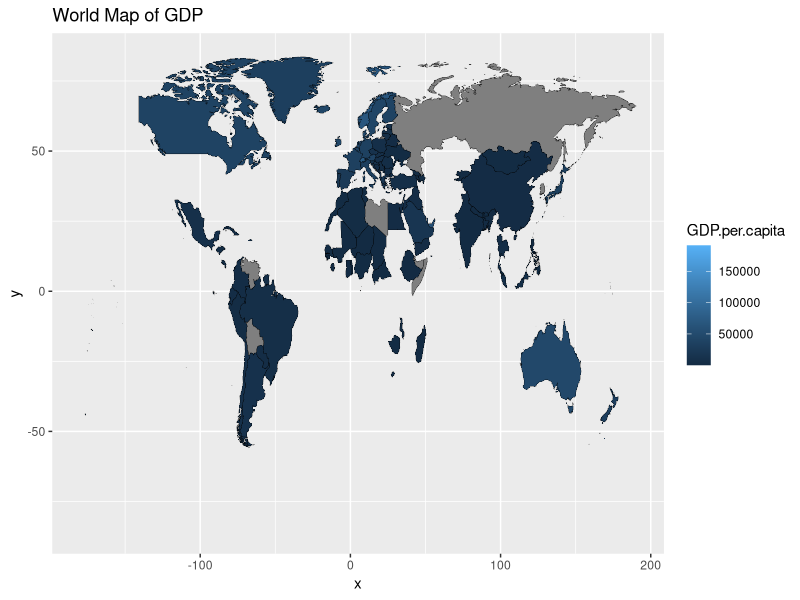
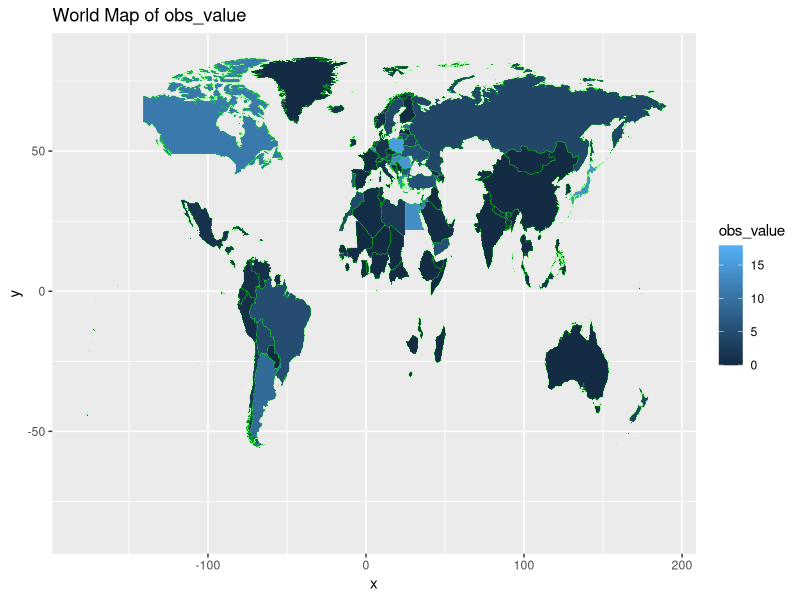
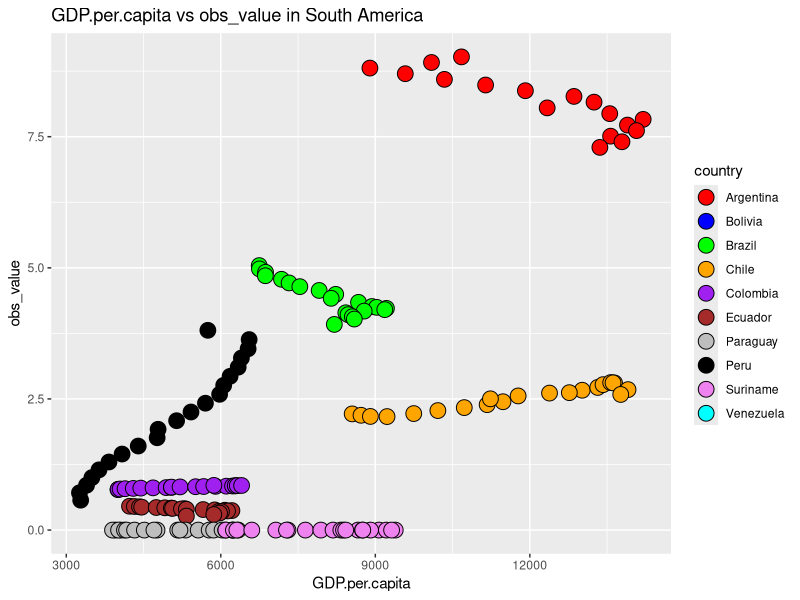
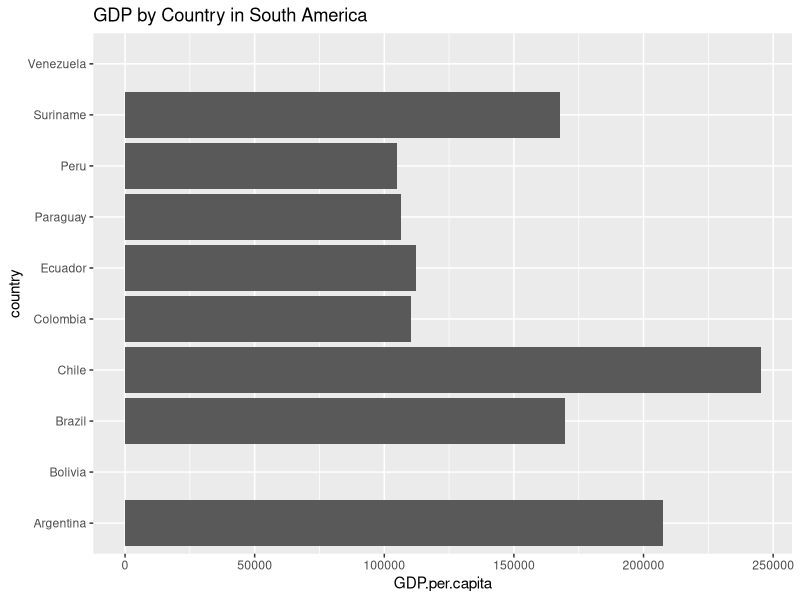
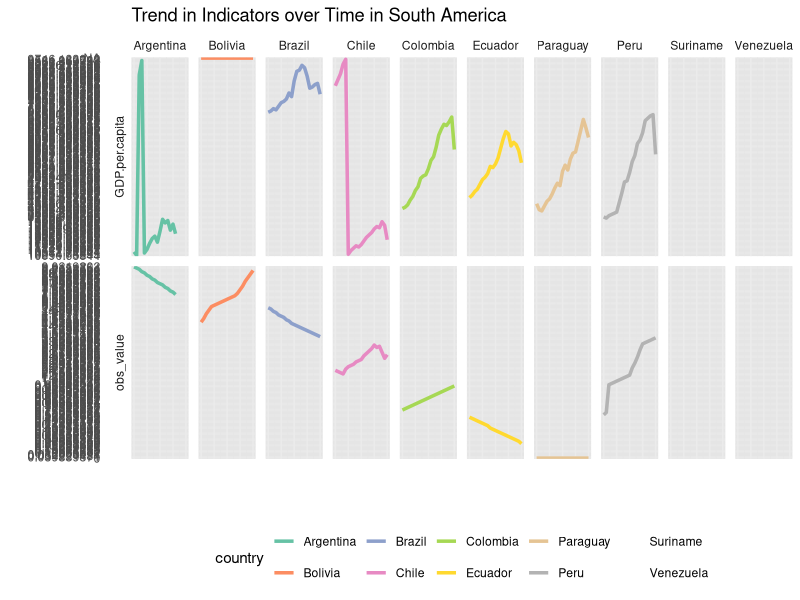

These figures' R source, in order:
## ---- chunk 1

## ---- chunk 2

## ---- chunk 3

## ---- chunk 4

## ---- chunk 5
# Load required packages
library(ggplot2)
library(dplyr)
library(tidyr)
library(readr)
library(maps)
library(dplyr)


# Read in data files
data2 <- read.csv("data2.csv")
data3 <- read.csv("data3.csv")

# Combine data
combined_data <- left_join(data2, data3, by = c("country", "year"))
print(combined_data)
print(combined_data$GDP.per.capita)


# Create world map chart
world <- map_data("world")
ggplot() +
  geom_map(data = combined_data, map = world, aes(fill = GDP.per.capita, map_id = country), color = "black", size = 0.1) +
  expand_limits(x = world$long, y = world$lat) +
  labs(title = "World Map of GDP", fill = "GDP.per.capita")

world <- map_data("world")
ggplot() +
  geom_map(data = combined_data, map = world, aes(fill = obs_value, map_id = country), color = "green", size = 0.1) +
  expand_limits(x = world$long, y = world$lat) +
  labs(title = "World Map of obs_value", fill = "obs_value")

# Define South American countries
south_america <- c("Argentina", "Bolivia", "Brazil", "Chile", "Colombia", "Ecuador", "Guyana", "Paraguay", "Peru", "Suriname", "Venezuela")

# Filter data for South American countries
sa_data <- combined_data %>% filter(country %in% south_america)

# Create scatterplot with country colors
ggplot(sa_data, aes(x = GDP.per.capita, y = obs_value, fill = country)) +
  geom_point(shape = 21, size = 5) +
  scale_fill_manual(values = c(
    "Argentina" = "red",
    "Bolivia" = "blue",
    "Brazil" = "green",
    "Chile" = "orange",
    "Colombia" = "purple",
    "Ecuador" = "brown",
    "Guyana" = "pink",
    "Paraguay" = "gray",
    "Peru" = "black",
    "Suriname" = "violet",
    "Venezuela" = "cyan"
  )) +
  labs(title = "GDP.per.capita vs obs_value in South America", x = "GDP.per.capita", y = "obs_value")

# Create bar chart for South American countries
ggplot(sa_data, aes(x = country, y = GDP.per.capita)) +
  geom_bar(stat = "identity") +
  coord_flip() +
  labs(title = "GDP by Country in South America", x = "country", y = "GDP.per.capita")

# Create cleaned data for South American countries
sa_data_clean <- sa_data %>%
  gather(key = "indicator", value = "obs_value", -country, -year)

# Filter the data for GDP.per.capita and obs_value indicators
sa_data_filtered <- sa_data_clean %>%
  filter(indicator %in% c("GDP.per.capita", "obs_value"))

# Create time-series chart for South American countries
ggplot(sa_data_filtered, aes(x = year, y = obs_value, group = country, color = country)) +
  geom_line(size = 1.2) + # Increase line thickness for better visibility
  scale_color_brewer(type = "qual", palette = "Set2") + # Use a color palette with higher contrast
  facet_grid(rows = vars(indicator), cols = vars(country), scales = "free_y",
             switch = "y", space = "free") + # Add facets for each indicator and country
  labs(title = "Trend in Indicators over Time in South America", x = "", y = "") +
  theme_minimal() + # Use a minimal theme
  theme(legend.position = "bottom", legend.direction = "horizontal",
        strip.background = element_blank(), # Remove background color from facet labels
        panel.grid.major.y = element_line(color = "gray90"), # Add horizontal grid lines
        panel.spacing = unit(0.5, "lines"),
        axis.text.x = element_blank(), # Remove x-axis tick labels
        axis.ticks.x = element_blank(), # Remove x-axis tick marks
        axis.title.x = element_text(margin = margin(t = 20))) # Add x-axis title with margin

## ---- chunk 6

